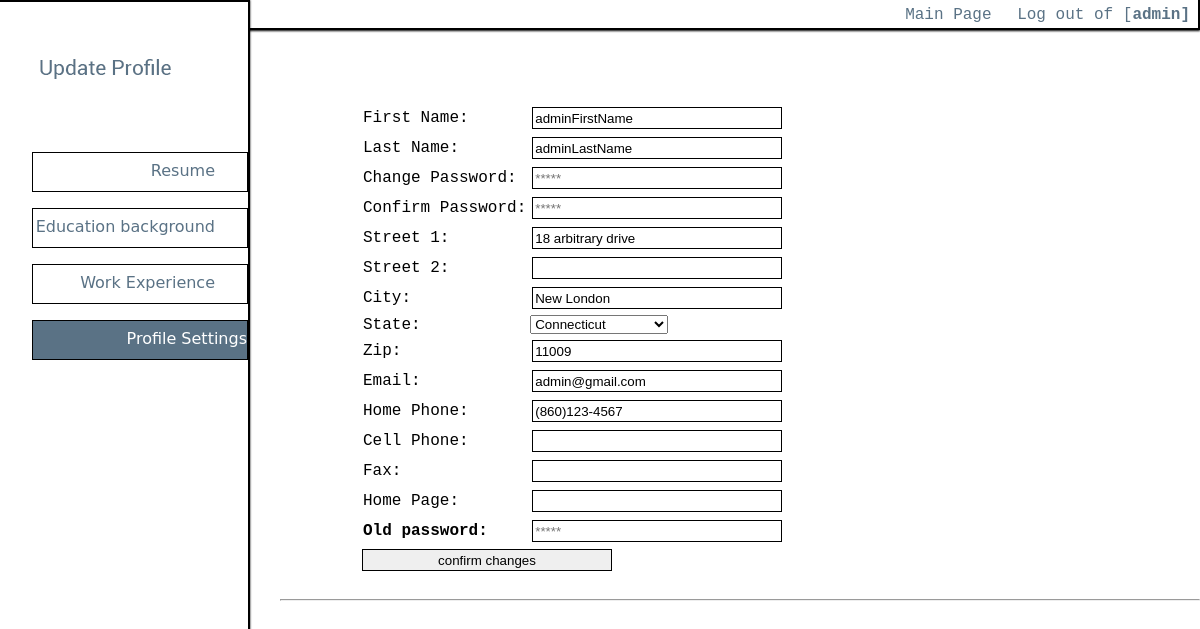
The page /MainPage/Profile/User_Settings.php (signed in) on the database its author committed.
### tables this page shows
CREATE TABLE `user` (
  `UserName` varchar(45) NOT NULL,
  `UserPassword` varchar(45) NOT NULL,
  `UserFirstName` varchar(45) NOT NULL,
  `UserLastName` varchar(45) NOT NULL,
  `UserStreet1` varchar(45) NOT NULL,
  `UserStreet2` varchar(45) DEFAULT NULL,
  `UserCity` varchar(45) NOT NULL,
  `UserState` varchar(45) NOT NULL,
  `UserZip` varchar(45) NOT NULL,
  `UserEmail` varchar(45) NOT NULL,
  `UserPhone` varchar(45) NOT NULL,
  `UserFax` varchar(45) DEFAULT NULL,
  `UserCell` varchar(45) DEFAULT NULL,
  `UserHomePage` varchar(45) DEFAULT NULL,
  PRIMARY KEY (`UserName`)
);

### MainPage/Profile/User_Settings.php (the view, shortened to what this page needs)
<!doctype html>
<html>
<head>
<link href="../stylesheet_main.css" rel="stylesheet" type="text/css" >
</head>
<body>
<header>
  <div class="topbar">
    <div class="navbutton">
      <nav> <a class="topbutton" href="../Main_Page.php">Main Page</a>
      <a class="topbutton" href = "../../login/logout.php">Log out of [<b><?php echo "". $_SESSION['login_user'];?>]</b></a> </nav>
    </div>
  </div>
  <div class="sidebar">
    <h1><img src="../../MainPage_img/Update Profile.png"></h1>
    <div class="navbutton">
      <nav> <a class="side_button" href="Update_Resume.php">Resume</a> <a class="side_button" href="Update_Edu.php">Education background</a> <a class="side_button" href="Update_Exp.php">Work Experience</a> <a class="side_button_select" >Profile Settings</a> </nav>
    </div>
  </div>
</header>
<div class="content" ><br>
  <br>
  <br>
  <br>
  <div style = "padding-left: 80px">
  <form method="post" action="updateUserDetails.php" name="send" onSubmit="return check()">
    <?php
	$sql = "SELECT * FROM user WHERE username = '".  $_SESSION['login_user'].
		"'";
    $conn = new mysqli($address, $username, $password, $database);
	 if ($conn->connect_error) {
        die("Connection failed: " . $conn->connect_error);
    } else {
	    $result = $conn->query($sql);
		$info = $result->fetch_assoc();
    }?>
    <table>
      <tr>
        <td> First Name: </td>
        <td><input type = "text" name = "firstname" id = "firstname" value= "<?php echo $info["UserFirstName"];?>"/></td>
      </tr>
      <tr>
        <td> Last Name: </td>
        <td><input type = "text" name = "lastname" id = "lastname" value= "<?php echo $info["UserLastName"];?>"/></td>
      </tr>
      <tr>
        <td> Change Password: </td>
        <td><input type = "password"  id="password" name ="password" placeholder = "*****"/></td>
      </tr>
      <tr>
        <td> Confirm Password: </td>
        <td><input type = "password" id="confirmpassword" name="confirmpassword"  placeholder = "*****"/></td>
      </tr>
      <tr>
        <td> Street 1: </td>
        <td><input type = "text" name = "street1" id="street1" value= "<?php echo $info["UserStreet1"];?>"/></td>
      </tr>
      <tr>
        <td> Street 2: </td>
        <td><input type = "text" name = "street2" id="street2" value= "<?php echo $info["UserStreet2"];?>"/></td>
      </tr>
      <tr>
        <td> City: </td>
        <td><input type = "text" name = "city" id="city" value= "<?php echo $info["UserCity"];?>"/></td>
      </tr>
      <tr>
        <td> State: </td>
        <td><select name="state" id="state">
            <option value="<?php echo $info["UserState"];?>"><?php echo $info["UserState"];?></option>
          </select></td>
      </tr>
      <tr>
        <td> Zip: </td>
        <td><input type = "text" name = "zip" id="zip" value= "<?php echo $info["UserZip"];?>"/></td>
      </tr>
      <tr>
        <td> Email: </td>
        <td><input type = "text" name = "email" id="email" value= "<?php echo $info["UserEmail"];?>"/></td>
      </tr>
      <tr>
        <td> Home Phone: </td>
        <td><input type = "text" name = "homephone" value= "<?php echo $info["UserPhone"];?>"/></td>
      </tr>
      <tr>
        <td> Cell Phone: </td>
        <td><input type = "text" name = "cellphone" value= "<?php echo $info["UserCell"];?>"/></td>
      </tr>
      <tr>
        <td> Fax: </td>
        <td><input type = "text" name = "fax" value= "<?php echo $info["UserFax"];?>"/></td>
      </tr>
      <tr>
        <td> Home Page: </td>
        <td><input type = "text" name = "homepage" value= "<?php echo $info["UserHomePage"];?>"/></td>
      </tr>
      <tr>
        <td><b>Old password: </b></td>
        <td><input type ="password" name="oldpassword" value= "" placeholder = "*****"/></td>
      </tr>
    </table>
    <input class="button" type="submit" value="confirm changes" name="submitBtn" id="button" >
    <br>
    <br>
    </div>
    <hr>
</div>
</body>
</html>

### MainPage/stylesheet_main.css (style rules this page uses)
* { -webkit-box-sizing: border-box; -moz-box-sizing: border-box; box-sizing: border-box; }
body { overflow-x: hidden; margin: 0; -moz-transition: opacity .25s ease-in-out, background .25s ease-in-out; -webkit-transition: opacity .25s ease-in-out, background .25s ease-in-out; font-family: Consolas, "Andale Mono", "Lucida Console", "Lucida Sans Typewriter", Monaco, "Courier New", monospace; }
.topbar { background-color: white; opacity: 1; }
.sidebar { background-color: white; opacity: 1; }
h1 { font-family: Consolas, "Andale Mono", "Lucida Console", "Lucida Sans Typewriter", Monaco, "Courier New", monospace; font-size: 2em; }
h1 { font-family: Consolas, "Andale Mono", "Lucida Console", "Lucida Sans Typewriter", Monaco, "Courier New", monospace; font-size: 1em; }
.topbar { text-align: right; height: 30px; z-index: 0; top: 0px; border-bottom: 2px solid black; border-right: 2px solid black; padding: 0em; margin-left: 0em; box-shadow: 0px 1px 2px black; }
.topbar a { margin: 0.5em; }
.topbar, nav { padding-top: 0.2em; }
.sidebar { display: block; width: 250px; height: 100%; position: fixed; left: 0px; top: 0px; z-index: 100; border-right: 2px solid black; border-top: 2px solid black; padding-left: 2em; box-shadow: 0px 0px 2px black; background-color: white; }
.side_button { height: 40px; text-align: right; display: block; border: thin solid; border-color: black; position: relative; padding-right: 2em; padding-top: 0.5em; margin-bottom: 1em; text-decoration: none; -webkit-transition: all .5s ease-out; -moz-transition: all .2s ease-out; -ms-transition: all .2s ease-out; transition: all .2s ease-out; font-family: "Lucida Grande", "Lucida Sans Unicode", "Lucida Sans", "DejaVu Sans", Verdana, sans-serif; font-size: 16px; color: #5a7285; background-color: white; }
.side_button_select { height: 40px; text-align: right; display: block; border: thin solid; border-color: black; position: relative; padding-right: 0em; padding-top: 0.5em; padding-bottom: 0.5em; margin-bottom: 1em; -webkit-transition: all .5s ease-out; -moz-transition: all .5s ease-out; -ms-transition: all .5s ease-out; transition: all .5s ease-out; font-family: "Lucida Grande", "Lucida Sans Unicode", "Lucida Sans", "DejaVu Sans", Verdana, sans-serif; font-size: 16px; color: white; background-color: #5a7285; }
.topbutton { color: #5a7285; text-decoration: none; }
.content { padding-left: 280px; }
option { width: 233px; }
#centered_inputs select, input { width: 250px; border: 1px solid #000; padding: 2px; margin: 2px; height: 22px; -moz-box-sizing: border-box; -webkit-box-sizing: border-box; box-sizing: border-box; }

### rows shown on the page
user: firstname "adminFirstName", lastname "adminLastName", street1 "18 arbitrary drive", city "New London", state "Connecticut", zip "11009", email "admin@gmail.com", homephone "(860)123-4567"

### other values the page prints
$_SESSION['login_user'] "admin"
